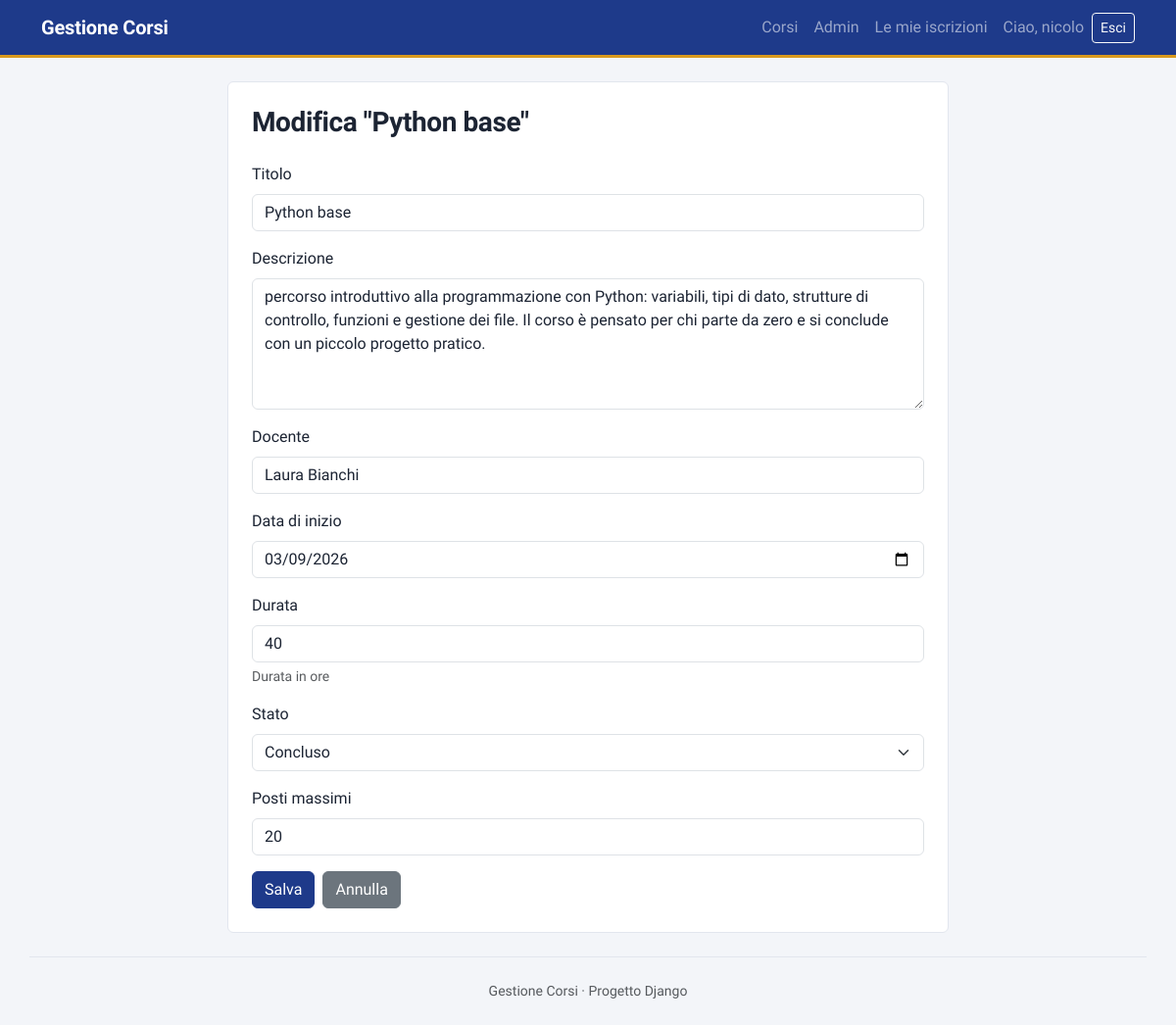
Screenshot of /corsi/1/modifica/ (signed in) with the database file from the repository.
### corsi/models.py (models this page shows, shortened)
class Corso(models.Model):
    class Stato(models.TextChoices):
        PROGRAMMATO = "programmato", "Programmato"
        IN_CORSO = "in_corso", "In corso"
        CONCLUSO = "concluso", "Concluso"
        ANNULLATO = "annullato", "Annullato"
    titolo = models.CharField(max_length=200)
    descrizione = models.TextField()
    docente = models.CharField(max_length=100)
    data_inizio = models.DateField()
    durata = models.PositiveIntegerField(help_text="Durata in ore")
    stato = models.CharField(
        max_length=20,
        choices=Stato.choices,
        default=Stato.PROGRAMMATO,
    )
    posti_massimi = models.PositiveIntegerField(default=20)
    class Meta:
        ordering = ["data_inizio"]
        verbose_name = "corso"
        verbose_name_plural = "corsi"
    def get_absolute_url(self):
        return reverse("corsi:dettaglio", args=[self.pk])

### corsi/views.py (the view)
# urls.py: path("corsi/<int:pk>/modifica/", views.CorsoUpdateView.as_view(), name="modifica"),
class CorsoUpdateView(StaffRequiredMixin, SuccessMessageMixin, UpdateView):
    model = Corso
    form_class = CorsoForm
    success_message = 'Il corso "%(titolo)s" è stato aggiornato.'

### corsi/forms.py (shortened to what this page needs)
class CorsoForm(forms.ModelForm):
    class Meta:
        model = Corso
        fields = [
            "titolo",
            "descrizione",
            "docente",
            "data_inizio",
            "durata",
            "stato",
            "posti_massimi",
        ]
        labels = {
            "data_inizio": "Data di inizio",
        }
        widgets = {
            "descrizione": forms.Textarea(attrs={"rows": 5}),
            "data_inizio": forms.DateInput(attrs={"type": "date"}, format="%Y-%m-%d"),
        }
    def __init__(self, *args, **kwargs):
        super().__init__(*args, **kwargs)
        for campo in self.fields.values():
            if isinstance(campo.widget, forms.Select):
                campo.widget.attrs["class"] = "form-select"
            else:
                campo.widget.attrs["class"] = "form-control"

### corsi/views.py (called while the page is built)
    def test_func(self):
        return self.request.user.is_staff

### corsi/templates/corsi/corso_form.html (shortened to what this page needs)
{% extends "base.html" %}
{% block content %}
<div class="row justify-content-center">
    <div class="col-lg-8">
        <div class="card shadow-sm">
            <div class="card-body p-4">
                <h1 class="h3 mb-4">
                    {% if corso %}Modifica "{{ corso.titolo }}"{% else %}Nuovo corso{% endif %}
                </h1>
                <form method="post">
                    {% for campo in form %}
                        <div class="mb-3">
                            <label for="{{ campo.id_for_label }}" class="form-label">{{ campo.label }}</label>
                            {{ campo }}
                            {% if campo.help_text %}
                                <div class="form-text">{{ campo.help_text }}</div>
                            {% endif %}
                        </div>
                    {% endfor %}
                    <div class="d-flex gap-2">
                        <button type="submit" class="btn btn-primary">Salva</button>
                        <a href="{% if corso %}{{ corso.get_absolute_url }}{% else %}{% url 'corsi:lista' %}{% endif %}"
                           class="btn btn-secondary">Annulla</a>
                    </div>
                </form>
            </div>
        </div>
    </div>
</div>
{% endblock %}

### templates/base.html (shortened to what this page needs)
{% load static %}
<!DOCTYPE html>
<html lang="it">
<head>
    <link href="https://cdn.jsdelivr.net/npm/bootstrap@5.3.3/dist/css/bootstrap.min.css" rel="stylesheet">
    <link rel="stylesheet" href="{% static 'css/style.css' %}">
</head>
<body class="bg-light">
    <nav class="navbar navbar-expand navbar-dark bg-primary mb-4">
        <div class="container">
            <a class="navbar-brand" href="{% url 'corsi:lista' %}">Gestione Corsi</a>
                <ul class="navbar-nav ms-auto align-items-center">
                    <li class="nav-item">
                        <a class="nav-link" href="{% url 'corsi:lista' %}">Corsi</a>
                    </li>
                    {% if user.is_staff %}
                        <li class="nav-item">
                            <a class="nav-link" href="{% url 'admin:index' %}">Admin</a>
                        </li>
                    {% endif %}
                    {% if user.is_authenticated %}
                        <li class="nav-item">
                            <a class="nav-link" href="{% url 'corsi:mie_iscrizioni' %}">Le mie iscrizioni</a>
                        </li>
                        <li class="nav-item">
                            <span class="navbar-text mx-2">Ciao, {{ user.first_name|default:user.username }}</span>
                        </li>
                        <li class="nav-item">
                            <form method="post" action="{% url 'logout' %}" class="d-inline">
                                <button type="submit" class="btn btn-outline-light btn-sm">Esci</button>
                            </form>
                        </li>
                {% else %}
                    <li class="nav-item">
                        <a class="btn btn-light btn-sm" href="{% url 'login' %}?next={{ request.path }}">Accedi</a>
                    </li>
                {% endif %}
            </ul>
        </div>
    </nav>
    <main class="container">
        {% block content %}{% endblock %}
    </main>
    <footer class="container text-center text-muted py-4 mt-4">
        Gestione Corsi &middot; Progetto Django
    </footer>
</body>
</html>

### static/css/style.css (style rules this page uses)
:root { --gc-inchiostro: #1e3a8a; --gc-inchiostro-scuro: #172e6e; --gc-ocra: #d99a1e; --gc-fondo: #f3f5f9; --gc-testo: #1c2433; --gc-bordo: #e2e6ee; --bs-primary: var(--gc-inchiostro); --bs-primary-rgb: 30, 58, 138; --bs-light-rgb: 243, 245, 249; --bs-body-color: var(--gc-testo); --bs-body-font-family: "Lexend", system-ui, -apple-system, "Segoe UI", sans-serif; --bs-link-color: var(--gc-inchiostro); --bs-link-color-rgb: 30, 58, 138; --bs-link-hover-color: var(--gc-inchiostro-scuro); --bs-link-hover-color-rgb: 23, 46, 110; }
h1, .h1, h2, .h2, h3, .h3, h4, .h4, h5, .h5 { font-weight: 600; letter-spacing: -0.015em; }
.navbar { border-bottom: 3px solid var(--gc-ocra); }
.navbar-brand { font-weight: 600; letter-spacing: -0.01em; }
.btn-primary { --bs-btn-bg: var(--gc-inchiostro); --bs-btn-border-color: var(--gc-inchiostro); --bs-btn-hover-bg: var(--gc-inchiostro-scuro); --bs-btn-hover-border-color: var(--gc-inchiostro-scuro); --bs-btn-active-bg: var(--gc-inchiostro-scuro); --bs-btn-active-border-color: var(--gc-inchiostro-scuro); --bs-btn-disabled-bg: var(--gc-inchiostro); --bs-btn-disabled-border-color: var(--gc-inchiostro); --bs-btn-focus-shadow-rgb: 30, 58, 138; }
.card { border: 1px solid var(--gc-bordo); }
.card.shadow-sm { box-shadow: none !important; }
footer { border-top: 1px solid var(--gc-bordo); font-size: 0.875rem; }

### rows the page displays
Corso: titolo "Python base", form "Python base" "percorso introduttivo alla programmazione con Python: variabili, tipi di dato, strutture di controllo, funzioni e gestione dei file. Il corso è pensato per chi parte da zero e si conclude con un piccolo progetto pratico." "Laura Bianchi" "03/09/2026" "40" "Concluso" "20"

### other values shown
{{ user.first_name|default:user.username }} "nicolo"
{{ campo.label }} "Titolo" "Descrizione" "Docente" "Data di inizio" "Durata" "Stato" "Posti massimi"
{{ campo.help_text }} "Durata in ore"
